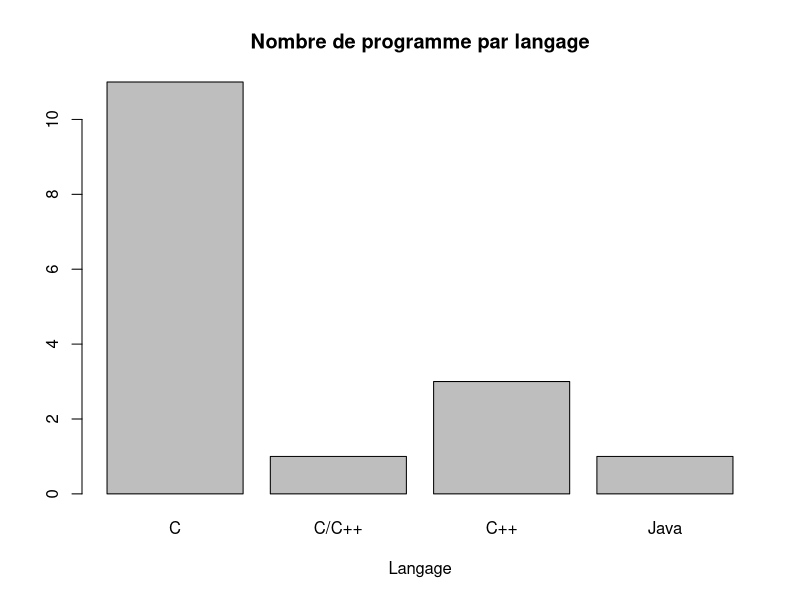
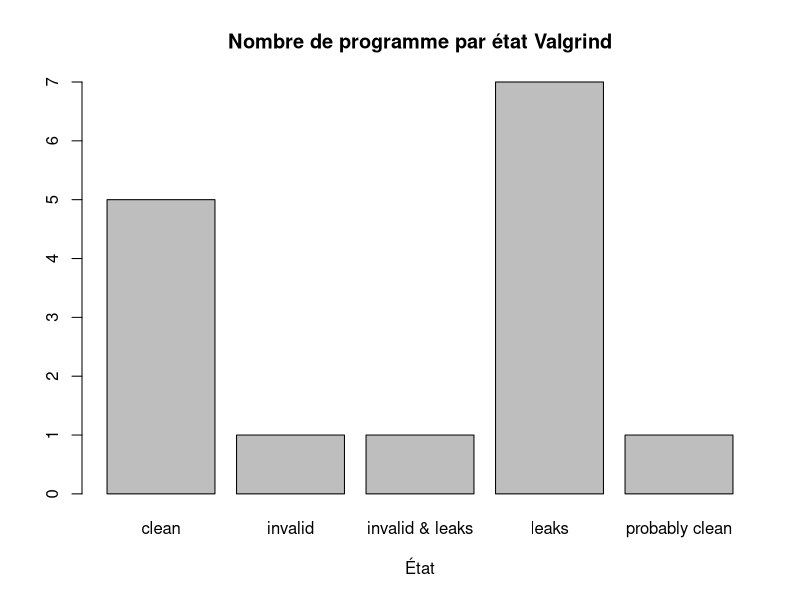
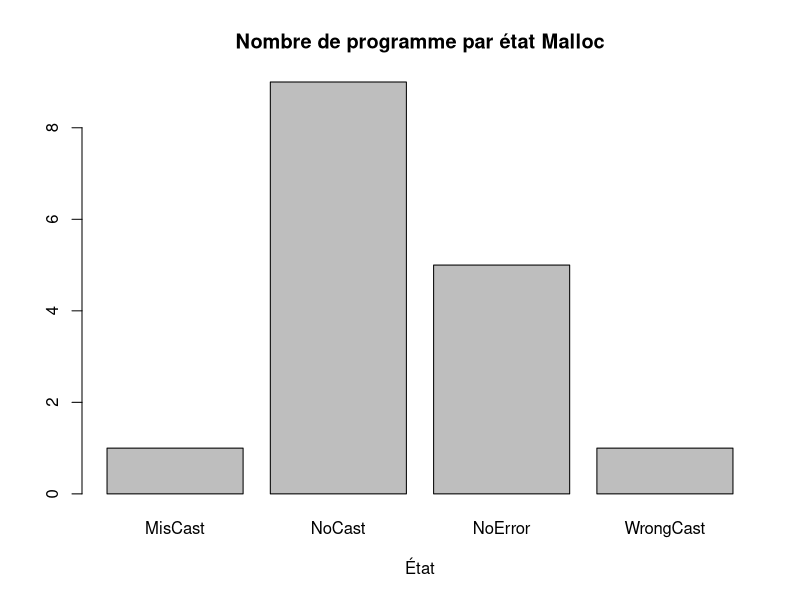
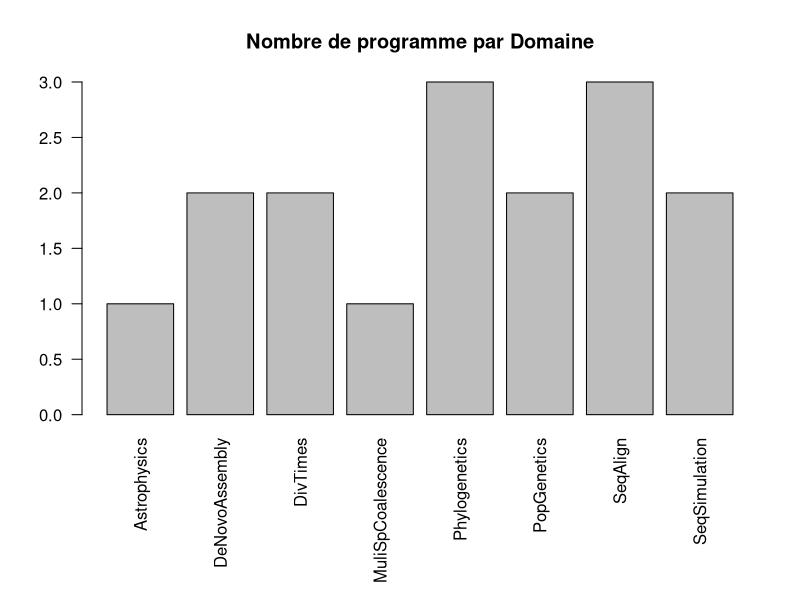
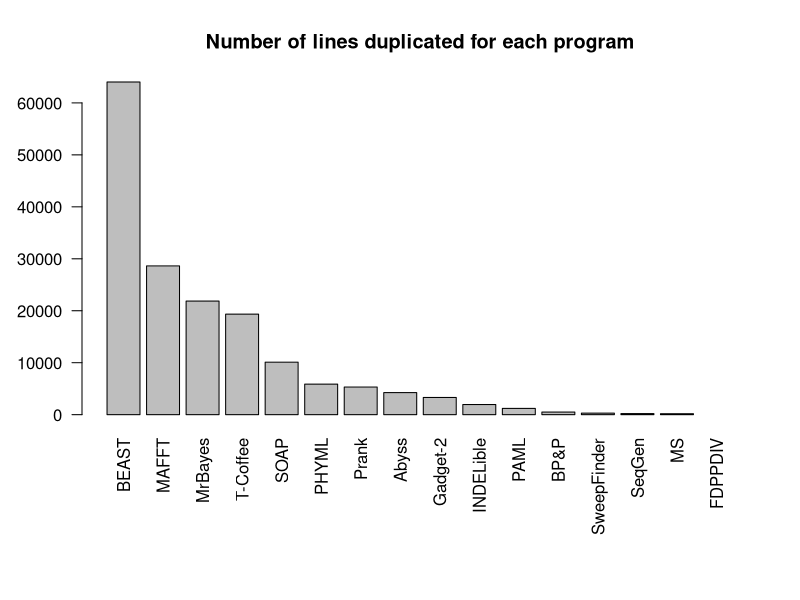

The R script that drew these images, in order: (Note: this script raises an error after producing the figures.)
setwd("~/Travail/2017/second_semestre/Stat/Evaluation/urban-funicular")
tab = read.table("programs.txt", header=T, sep = "\t" )
head(tab)

# question 1

barplot(table(tab$Language), main = "Nombre de programme par langage", xlab = "Langage")
barplot(table(tab$Valgrind), main = "Nombre de programme par état Valgrind", xlab = "État")
barplot(table(tab$Malloc), main = "Nombre de programme par état Malloc", xlab = "État")

op = par(mar = c(9, 4, 4, 2) + 0.1)
barplot(table(tab$Domain), main = "Nombre de programme par Domaine",  las = 2)

op = par(mar = c(9, 4, 4, 2) + 0.1)
barplot(tab[order(tab$DuplicatedLines, decreasing = TRUE),]$DuplicatedLines, names.arg = tab[order(tab$DuplicatedLines, decreasing = TRUE),]$Code, las = 2,
            main = 'Number of lines duplicated for each program')

op = par(mar = c(9, 4, 4, 2) + 0.1)

tabbis = tab[is.na(tab$DuplicatedBlocks) == FALSE] 
barplot(tab[order(tab$DuplicatedBlocks, decreasing = TRUE),]$DuplicatedBlocks[is.na(tab$DuplicatedBlocks) == FALSE], 
        names.arg = tab[order(tab$DuplicatedBlocks, decreasing = TRUE),]$Code[is.na(tab$DuplicatedBlocks) == FALSE], las = 2,
        main = 'Number of blocks duplicated for each program')

# question 3
